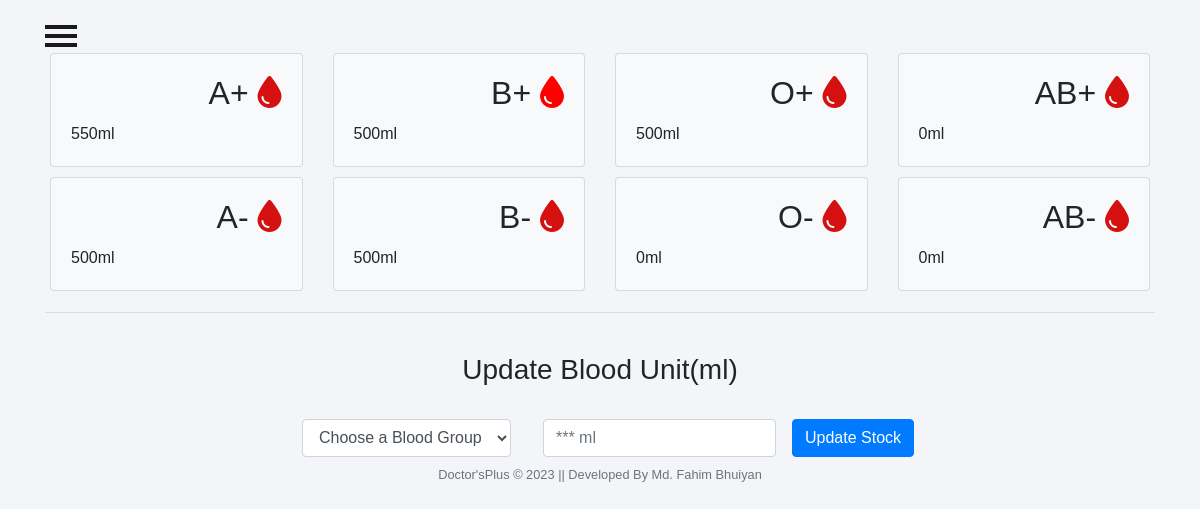
The page /admins/admin-blood (signed in) on the database its author committed.
### adminView/models.py (models this page shows, shortened)
class Stock(models.Model):
    bloodgroup=models.CharField(max_length=10)
    unit=models.PositiveIntegerField(default=0)

### adminView/views.py (the view, shortened to what this page needs)
# urls.py: path('admin-blood', views.admin_blood_view,name='admin-blood'),
@login_required
def admin_blood_view(request):
    dict = {
        'bloodForm': forms.BloodForm(),
        'A1': models.Stock.objects.get(bloodgroup="A+"),
        'A2': models.Stock.objects.get(bloodgroup="A-"),
        'B1': models.Stock.objects.get(bloodgroup="B+"),
        'B2': models.Stock.objects.get(bloodgroup="B-"),
        'AB1': models.Stock.objects.get(bloodgroup="AB+"),
        'AB2': models.Stock.objects.get(bloodgroup="AB-"),
        'O1': models.Stock.objects.get(bloodgroup="O+"),
        'O2': models.Stock.objects.get(bloodgroup="O-"),
    }
    return render(request, 'admin/admin_blood.html', context=dict)

### adminView/forms.py
class BloodForm(forms.ModelForm):
    class Meta:
        model=models.Stock
        fields=['bloodgroup','unit']

### Templates/admin/admin_blood.html (shortened to what this page needs)
{% extends 'patient/base.html' %}
{% block content %}
{% include "admin/side_nav_bar.html" %}
{% load static %}
<link rel="stylesheet" href="{% static 'CSS/admin.css'%}">
{% load widget_tweaks %}
<br><br>
<div class="container">
    <div class="row">
        <div class="col-sm-3">
            <div class="card bg-light">
                <div class="card-body">
                    <div class="blood">
                        <h2>A+ <i class="fas fa-tint"></i></h2>
                    </div><br><br>
                    <div>
                        {{A1.unit}}ml
                    </div>
                </div>
            </div>
        </div>
        <div class="col-sm-3">
            <div class="card bg-light">
                <div class="card-body">
                    <div class="blood">
                        <h2>B+ <i class="fas fa-tint" style="color: red;"></i></h2>
                    </div><br><br>
                    <div>
                        {{B1.unit}}ml
                    </div>
                </div>
            </div>
        </div>
        <div class="col-sm-3">
            <div class="card bg-light">
                <div class="card-body">
                    <div class="blood">
                        <h2>O+ <i class="fas fa-tint"></i></h2>
                    </div><br><br>
                    <div>
                        {{O1.unit}}ml
                    </div>
                </div>
            </div>
        </div>
        <div class="col-sm-3">
            <div class="card bg-light">
                <div class="card-body">
                    <div class="blood">
                        <h2>AB+ <i class="fas fa-tint"></i></h2>
                    </div><br><br>
                    <div>
                        {{AB1.unit}}ml
                    </div>
                </div>
            </div>
        </div>
    </div>
    <div class="row">
        <div class="col-sm-3">
            <div class="card bg-light">
                <div class="card-body">
                    <div class="blood">
                        <h2>A- <i class="fas fa-tint"></i></h2>
                    </div><br><br>
                    <div>
                        {{A2.unit}}ml
                    </div>
                </div>
            </div>
        </div>
        <div class="col-sm-3">
            <div class="card bg-light">
                <div class="card-body">
                    <div class="blood">
                        <h2>B- <i class="fas fa-tint"></i></h2>
                    </div><br><br>
                    <div>
                        {{B2.unit}}ml
                    </div>
                </div>
            </div>
        </div>
        <div class="col-sm-3">
            <div class="card bg-light">
                <div class="card-body">
                    <div class="blood">
                        <h2>O- <i class="fas fa-tint"></i></h2>
                    </div><br><br>
                    <div>
                        {{O2.unit}}ml
                    </div>
                </div>
            </div>
        </div>
        <div class="col-sm-3">
            <div class="card bg-light">
                <div class="card-body">
                    <div class="blood">
                        <h2>AB- <i class="fas fa-tint"></i></h2>
                    </div><br><br>
                    <div>
                        {{AB2.unit}}ml
                    </div>
                </div>
            </div>
        </div>
    </div>
    <hr>
    <br>
    <h3 class="text-center">Update Blood Unit(ml)</h3><br>
    <div class="xyz">
        <form class="form-inline" method="POST">
            <div class="form-group mx-sm-3 mb-6">
                <select name="bloodgroup" class="form-control">
                    <option disabled="disabled" selected="selected">Choose a Blood Group</option>
                </select>
            </div>
            <div class="form-group mx-sm-3 mb-6">
                <input type="number" class="form-control" name="unit" placeholder="*** ml">
            </div>
            <button type="submit" class="btn btn-primary">Update Stock</button>
        </form>
    </div>
</div>
{% include "Home/footer.html" %}
{% endblock content %}

### static/CSS/patientnav.css (style rules this page uses)
body { position: relative; overflow-x: hidden; background-color: #cfd8dc; }
body, html { height: 100%; }

### static/CSS/admin.css (style rules this page uses)
.row { padding: 5px; }
.fa-tint { color: #d41010 }
.blood { float: right; }
.xyz { color: blue; font-size: 3ex; }
* { margin: 0; padding: 0; box-sizing: border-box; list-style: none; text-decoration: none; font-family: 'Josefin Sans', sans-serif; }
body { background-color: #f3f5f9; }

### Templates/admin/admin_blood.html (style rules this page uses)
.xyz { display: table; margin-right: auto; margin-left: auto; }

### rows shown on the page
Stock: unit "550"
Stock: unit "500"
Stock: unit "500"
Stock: unit "0"
Stock: unit "500"
Stock: unit "500"
Stock: unit "0"
Stock: unit "0"
